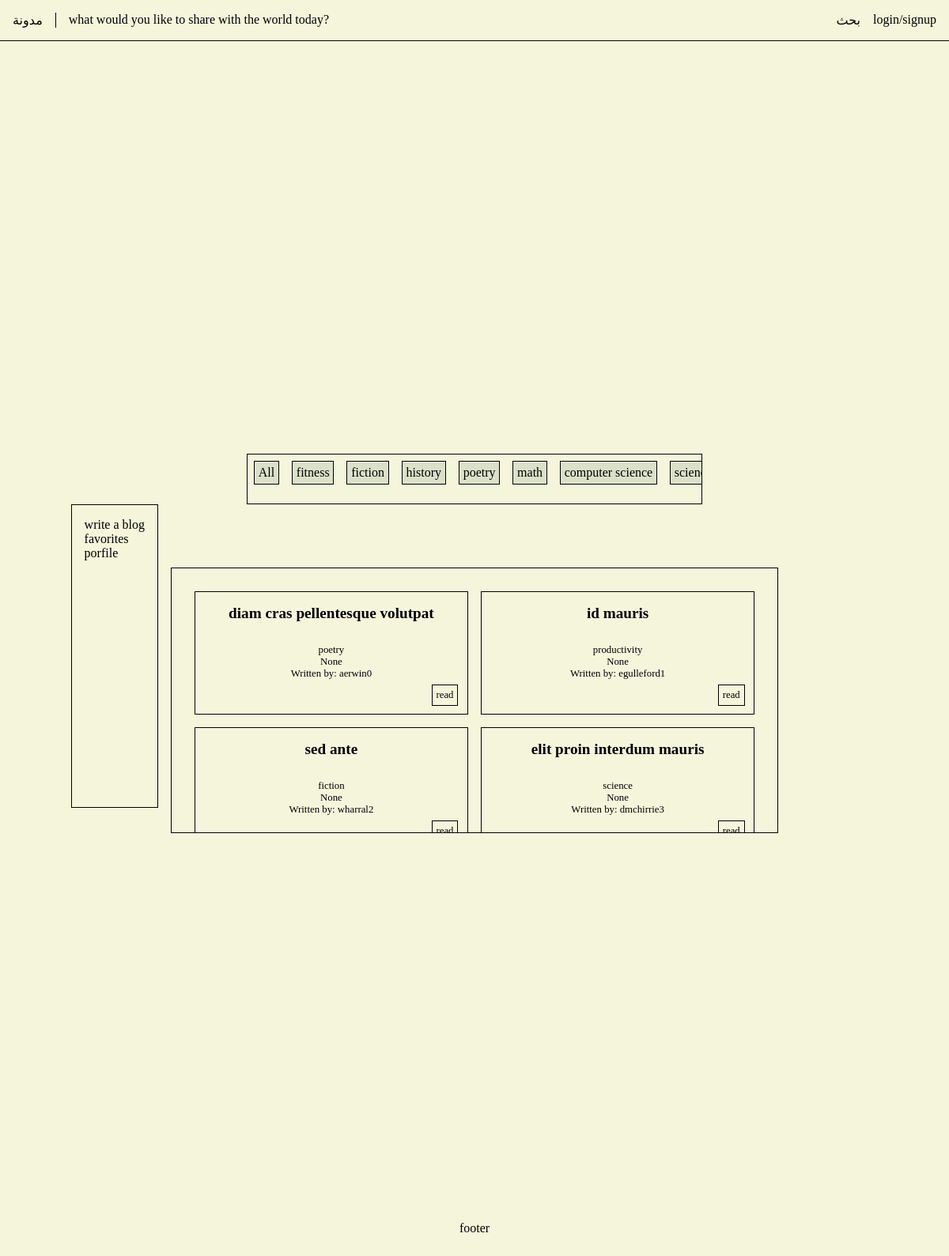
The page / on the database its author committed.
### blogs_app/models.py (models this page shows)
class post(models.Model):
    title = models.CharField(max_length = 50)
    category = models.CharField(max_length = 15)
    content = models.TextField()
    date = models.DateTimeField()
    written_by = models.CharField(max_length = 50, default='default user')
    writer = models.ForeignKey(user, on_delete=models.PROTECT)

### blogs_app/views.py (the view)
# urls.py: path('', views.index),
def index(request):
    categories_list = post.objects.values_list('category', flat=True)
    categories_set = set(categories_list)
    posts = post.objects.all()
    return render(request, "blogs_app/blogs.html", {'categories':categories_set, 'posts': posts})

### blogs_app/templates/blogs_app/blogs.html (shortened to what this page needs)
{% extends 'layouts/base.html' %}
{% load static %}
{% block content %}
<main class="blog-area">
    <nav class="blog-categories-nav">
        <ul>
            <li>
                <button>All</button>
            </li>
            {% for category in categories %}
                <li>
                    <button>{{ category }}</button>
                </li>
            {% endfor %}
        </ul>
    </nav>
    <div class="blogs">
        {% block blogs %}
        <div class="cards">
            {% for post in posts %}
            <div class="blog-post-card">
                <h2 class="title">{{ post.title }}</h2>
                <p class="category">{{ post.category }}</p>
                <p class="date">{{ post.date }}</p>
                <p class="author">Written by: {{ post.written_by }}</p>
                <button id={{post.id}}>
                    <a href="/{{post.id}}">read</a>
                </button>
            </div>
            {% endfor %}
        </div>
        {% endblock blogs %}
    </div>
</main>
{% endblock content %}

### templates/layouts/base.html (shortened to what this page needs)
{% load static %}
<!DOCTYPE html>
<html lang="ar">
<head>
    <link rel="stylesheet" type="text/css" href="{% static 'css/base.css' %}?{% now 'U' %}">
</head>
<body>
    {% include 'includes/header.html' %}
    <aside>
        {% block user_blog_actions %}
        <ul>
            <li>
               <a href="/new_post">write a blog</a>
            </li>
            <li>
                <a href="/blog/blogs_app/templates/blogs_app/favorites.html">favorites</a>
            </li>
            <li>porfile</li>
        </ul>
        {% endblock user_blog_actions %}
    </aside>
    <div class="content">
    {% block content %}
    {% endblock content %}
    </div>
    {% include 'includes/footer.html' %}
</body>
</html>

### templates/includes/header.html
{% load static %}
<header>
    <nav class="header-nav">
        <ul class="logo-block">
            <li class="logo"> <a href="/">مدونة</a></li>
            <li>
                <p>what would you like to share with the world today?</p>
            </li>
        </ul>
        <ul class="header-subnav">
            <li>
                {% block search %}
                    بحث
                {% endblock search %}
            </li>
            <li>
                login/signup
            </li>
        </ul>
    </nav>
</header>

### templates/includes/footer.html
{% load static %}
<footer>
    <p>footer</p>
</footer>

### static/css/base.css (style rules this page uses)
* { padding: 0; margin: 0; box-sizing: border-box; }
body { background-color: beige; height: 70vh;; }
ul, li { list-style: none; }
a { text-decoration: none; color: black; }
button, input[type="submit"], input[type="reset"] { background: none; color: inherit; border: black 1px solid; padding: 0; font: inherit; cursor: pointer; outline: inherit; padding: 0.3rem; }
.blog-categories-nav button { background-color: rgb(219, 225, 201); }
.content { padding: 1rem; max-width: 80%; }
.header-nav { display: flex; border-bottom: 1px black solid; padding: 1rem; justify-content: space-between; }
.logo-block { display: flex; gap: 1rem; }
.logo { border-right: 1px black solid; padding-right: 1rem; }
.header-subnav { display: flex; justify-content: space-between; gap: 1rem; }
@media only screen and (min-width: 770px) { body { display: grid; grid-template-columns: 200px 1fr; height: 70vh; } }
@media only screen and (min-width: 770px) { header { grid-column: 1/3; } }
@media only screen and (min-width: 770px) { aside { grid-row: 2 / 3; padding: 1rem; justify-self: end; border: 1px solid black; margin-top: 8rem; max-height: 24rem; height: 100%; } }
@media only screen and (min-width: 770px) { footer { grid-column: 1/3; text-align: center; padding: 1rem; } }
.blogs { height: 100%; text-align: center; padding: 1.8rem; border: 1px black solid; overflow: auto; margin-top: 5rem; max-height: 21rem; }
.blog-categories-nav { padding: 0.5rem; border: 1px black solid; overflow: auto; max-width: 36rem; margin: auto; height: 4rem; margin-bottom: 1rem; margin-top: 3rem; }
.blog-categories-nav > ul { display: flex; gap: 1rem; }
.blog-categories-nav li { min-width: fit-content; }
.cards { display: grid; grid-template-columns: repeat(auto-fit, minmax(15rem, 1fr)); gap: 1rem; }
.blog-post-card { padding:1rem; font-size: 0.8rem; border: 1px black solid; }
.blog-post-card .title { min-height: 50px; }
.blog-post-card > button { position: relative; left: 46%; top: 5%; }

### rows shown on the page
post: title "diam cras pellentesque volutpat", category "poetry", date "None", written_by "aerwin0"
post: title "id mauris", category "productivity", date "None", written_by "egulleford1"
post: title "sed ante", category "fiction", date "None", written_by "wharral2"
post: title "elit proin interdum mauris", category "science", date "None", written_by "dmchirrie3"

### other values the page prints
{{ category }} "fitness" "fiction" "history" "poetry" "math" "computer science"
